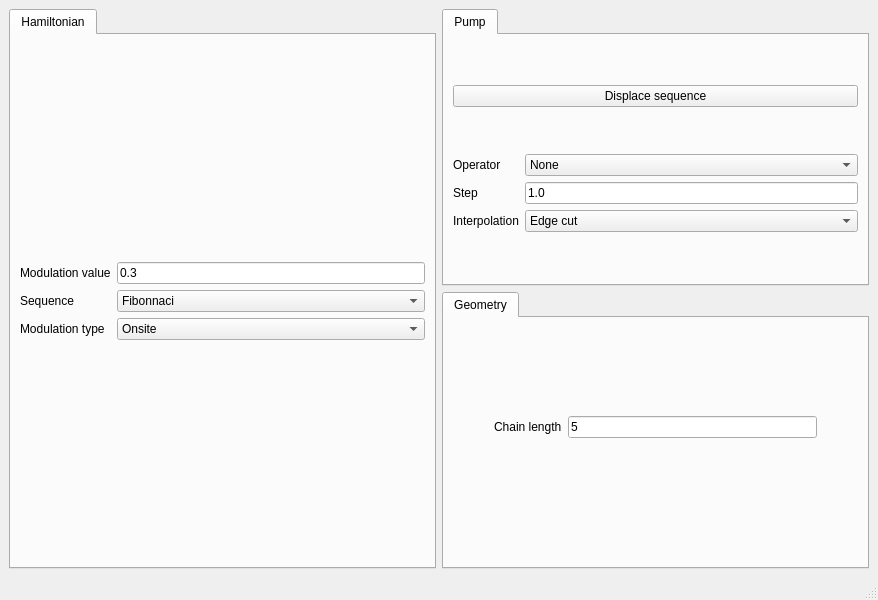
<?xml version="1.0" encoding="UTF-8"?>
<ui version="4.0">
 <class>MainWindow</class>
 <widget class="QMainWindow" name="MainWindow">
  <property name="geometry">
   <rect>
    <x>0</x>
    <y>0</y>
    <width>878</width>
    <height>600</height>
   </rect>
  </property>
  <property name="minimumSize">
   <size>
    <width>878</width>
    <height>600</height>
   </size>
  </property>
  <property name="windowTitle">
   <string>Quasiperiodic</string>
  </property>
  <widget class="QWidget" name="centralwidget">
   <layout class="QGridLayout" name="gridLayout_3">
    <item row="0" column="0" rowspan="2">
     <widget class="QTabWidget" name="tabWidget_2">
      <property name="currentIndex">
       <number>0</number>
      </property>
      <widget class="QWidget" name="tab_3">
       <attribute name="title">
        <string>Hamiltonian</string>
       </attribute>
       <layout class="QGridLayout" name="gridLayout_8">
        <item row="0" column="0">
         <layout class="QGridLayout" name="gridLayout">
          <item row="0" column="0">
           <widget class="QLabel" name="label">
            <property name="text">
             <string>Modulation value</string>
            </property>
           </widget>
          </item>
          <item row="0" column="1">
           <widget class="QLineEdit" name="fermi">
            <property name="enabled">
             <bool>true</bool>
            </property>
            <property name="text">
             <string>0.3</string>
            </property>
           </widget>
          </item>
          <item row="2" column="1">
           <widget class="QComboBox" name="modulation_type">
            <item>
             <property name="text">
              <string>Onsite</string>
             </property>
            </item>
            <item>
             <property name="text">
              <string>Hopping</string>
             </property>
            </item>
            <item>
             <property name="text">
              <string>Sublattice</string>
             </property>
            </item>
           </widget>
          </item>
          <item row="2" column="0">
           <widget class="QLabel" name="label_3">
            <property name="text">
             <string>Modulation type</string>
            </property>
           </widget>
          </item>
          <item row="1" column="0">
           <widget class="QLabel" name="label_4">
            <property name="text">
             <string>Sequence</string>
            </property>
           </widget>
          </item>
          <item row="1" column="1">
           <widget class="QComboBox" name="sequence">
            <item>
             <property name="text">
              <string>Fibonnaci</string>
             </property>
            </item>
            <item>
             <property name="text">
              <string>Thue-Morse</string>
             </property>
            </item>
            <item>
             <property name="text">
              <string>Harper-Fibonacci</string>
             </property>
            </item>
           </widget>
          </item>
         </layout>
        </item>
       </layout>
      </widget>
     </widget>
    </item>
    <item row="0" column="1">
     <widget class="QTabWidget" name="tabWidget_3">
      <property name="currentIndex">
       <number>0</number>
      </property>
      <widget class="QWidget" name="tab_5">
       <attribute name="title">
        <string>Pump</string>
       </attribute>
       <layout class="QGridLayout" name="gridLayout_9">
        <item row="0" column="0">
         <widget class="QPushButton" name="show_displacement">
          <property name="text">
           <string>Displace sequence</string>
          </property>
         </widget>
        </item>
        <item row="1" column="0">
         <layout class="QGridLayout" name="gridLayout_2">
          <item row="0" column="0">
           <widget class="QLabel" name="label_15">
            <property name="text">
             <string>Operator</string>
            </property>
           </widget>
          </item>
          <item row="0" column="1">
           <widget class="QComboBox" name="bands_color">
            <property name="currentIndex">
             <number>0</number>
            </property>
            <item>
             <property name="text">
              <string>None</string>
             </property>
            </item>
            <item>
             <property name="text">
              <string>Sx</string>
             </property>
            </item>
            <item>
             <property name="text">
              <string>Sy</string>
             </property>
            </item>
            <item>
             <property name="text">
              <string>Sz</string>
             </property>
            </item>
            <item>
             <property name="text">
              <string>Valley</string>
             </property>
            </item>
           </widget>
          </item>
          <item row="2" column="0">
           <widget class="QLabel" name="label_6">
            <property name="text">
             <string>Interpolation</string>
            </property>
           </widget>
          </item>
          <item row="1" column="1">
           <widget class="QLineEdit" name="lineEdit">
            <property name="text">
             <string>1.0</string>
            </property>
           </widget>
          </item>
          <item row="1" column="0">
           <widget class="QLabel" name="label_5">
            <property name="text">
             <string>Step</string>
            </property>
           </widget>
          </item>
          <item row="2" column="1">
           <widget class="QComboBox" name="comboBox_2">
            <item>
             <property name="text">
              <string>Edge cut</string>
             </property>
            </item>
            <item>
             <property name="text">
              <string>Linear bulk</string>
             </property>
            </item>
           </widget>
          </item>
         </layout>
        </item>
       </layout>
      </widget>
     </widget>
    </item>
    <item row="1" column="1">
     <widget class="QTabWidget" name="tabWidget">
      <property name="currentIndex">
       <number>0</number>
      </property>
      <property name="documentMode">
       <bool>false</bool>
      </property>
      <property name="tabsClosable">
       <bool>false</bool>
      </property>
      <property name="movable">
       <bool>false</bool>
      </property>
      <widget class="QWidget" name="tab_2">
       <attribute name="title">
        <string>Geometry</string>
       </attribute>
       <widget class="QWidget" name="gridLayoutWidget_4">
        <property name="geometry">
         <rect>
          <x>50</x>
          <y>30</y>
          <width>323</width>
          <height>158</height>
         </rect>
        </property>
        <layout class="QGridLayout" name="gridLayout_4">
         <item row="0" column="0">
          <widget class="QLabel" name="label_2">
           <property name="text">
            <string>Chain length</string>
           </property>
          </widget>
         </item>
         <item row="0" column="1">
          <widget class="QLineEdit" name="length">
           <property name="text">
            <string>5</string>
           </property>
          </widget>
         </item>
        </layout>
       </widget>
      </widget>
     </widget>
    </item>
   </layout>
  </widget>
  <widget class="QMenuBar" name="menubar">
   <property name="geometry">
    <rect>
     <x>0</x>
     <y>0</y>
     <width>878</width>
     <height>25</height>
    </rect>
   </property>
  </widget>
  <widget class="QStatusBar" name="statusbar"/>
 </widget>
 <resources/>
 <connections/>
</ui>
